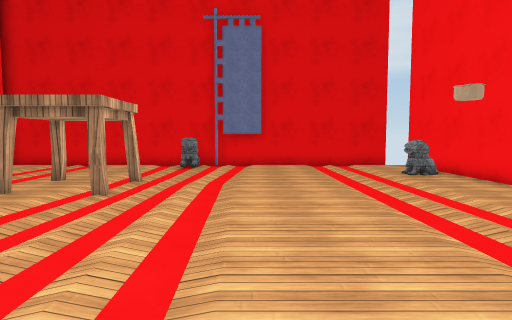
View 1 (above)

15 first-person views from a walk through a scene from a Unity 3-D project. The camera is 1.4 m above the floor, tilts 4° down and sees 75° across. The floor is counted in squares, 1 m on a side. Each view is taken from the middle of a square. On the plan, view 1 faces up. The plan holds only what a view shows up to about 15 squares ahead; the rest is blank. The player character is not drawn. Surface patterns are stand-ins for the level's own textures.

View 2
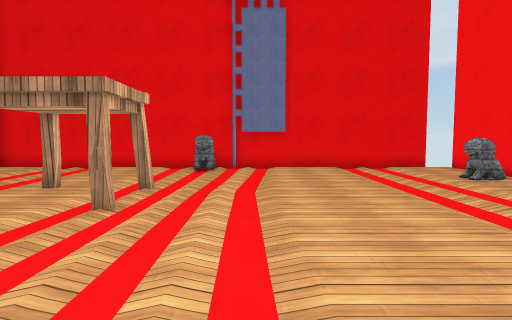

View 3
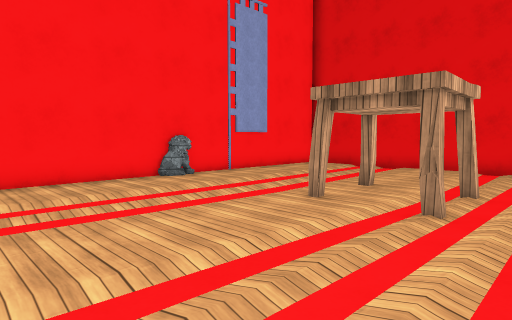

View 4
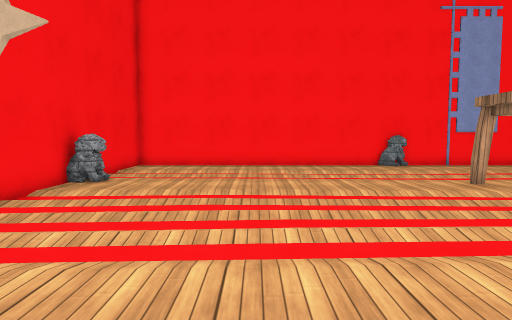

View 5
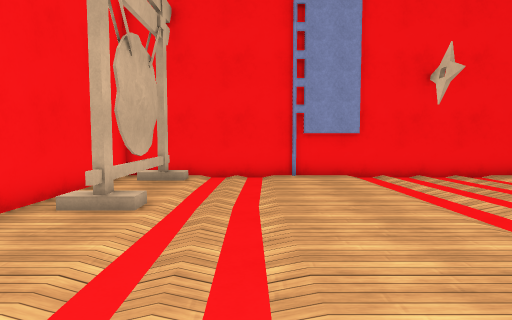

View 6
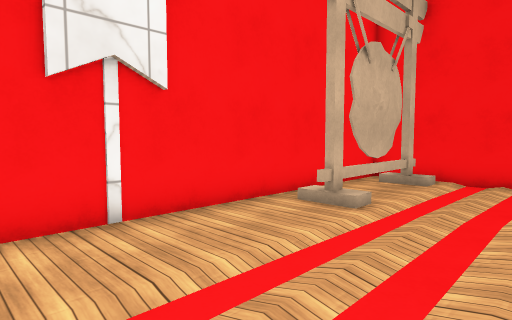

View 7
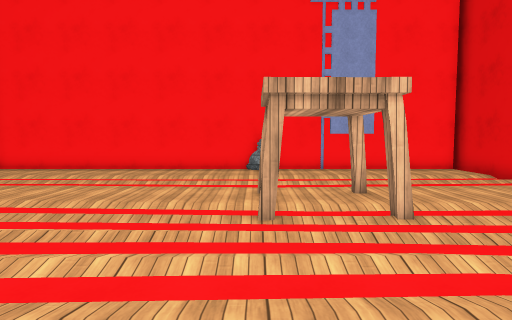

View 8
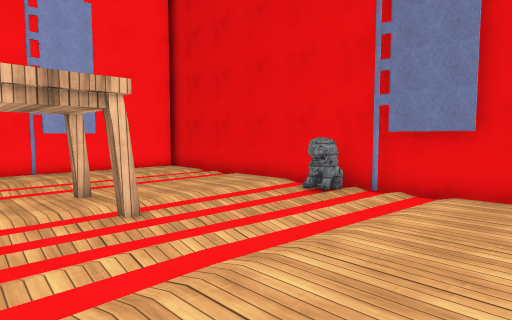

View 9
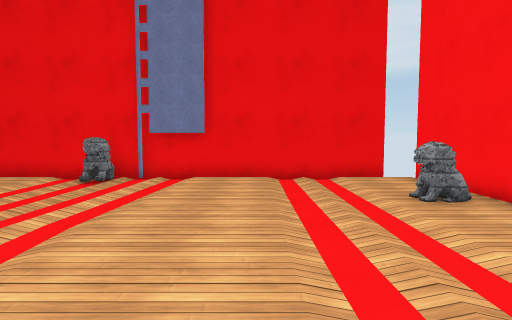

View 10
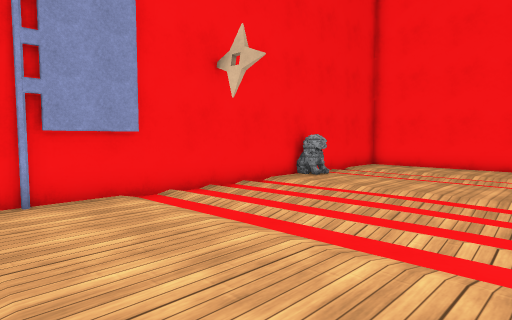

View 11
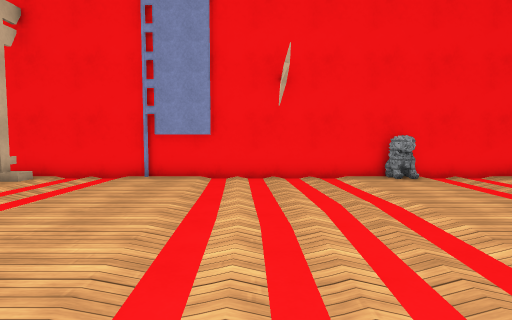

View 12
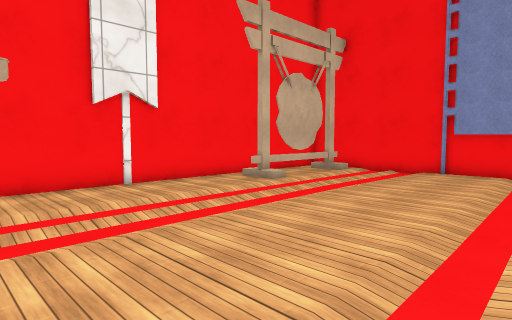

View 13
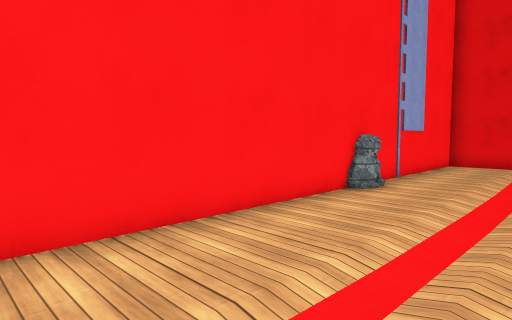

View 14
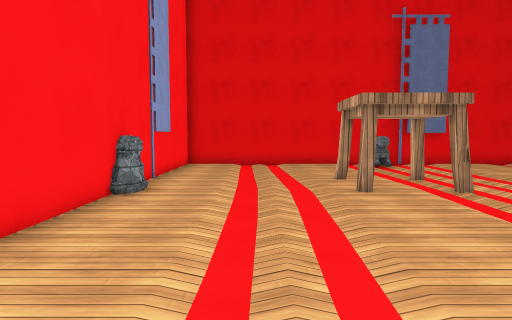

View 15
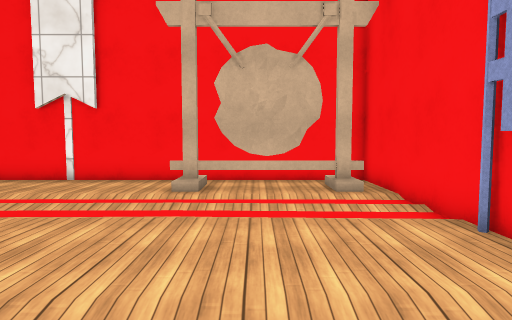

### Floor plan
Points are (right, up) in squares from view 1. A wall is a line through its corners. A room is listed if a view was taken in it or the views show most of it. See-through windows are left out.
Room 1 (views 1, 2, 3, 4, 5, 6, 7, 8, 9, 10, 11, 12, 13, 14, 15)
walls: (6.6, 16.8) (-12.9, 16.8); (-12.4, 16.6) (-12.4, -3.1); (-12, -3.4) (7.5, -3.4) (7.5, 16.4)
ways out: gap at (6, -3)
objects: statue (-12, 8) to (-12, 9); flag (-12, 12); statue (-7, -3); table (-6, 8); table (-6, 10) to (-6, 11); table (-4, 8); table (-4, 10) to (-4, 11); statue (-3, 15) to (-3, 16); flag (-2, 16) to (0, 16); flag (0, -3); other object (6, -2) to (6, 2); statue (6, 12) to (6, 13)

Where each view was taken, in squares from view 1:
view 1: 0 up, 0 right, facing up
view 2: 2 up, 1 left, facing up
view 3: 2 up, 2 left, facing up-left
view 4: 2 up, 3 right, facing left
view 5: 8 up, 3 right, facing down
view 6: 8 up, 2 right, facing down-right
view 7: 8 up, 2 right, facing left
view 8: 8 up, 2 right, facing up-left
view 9: 5 up, 2 right, facing up
view 10: 4 up, 3 right, facing down-left
view 11: 8 up, 2 left, facing down
view 12: 10 up, 2 left, facing down-right
view 13: 0 up, 8 left, facing up-left
view 14: 0 up, 9 left, facing up
view 15: 0 up, 3 left, facing right
